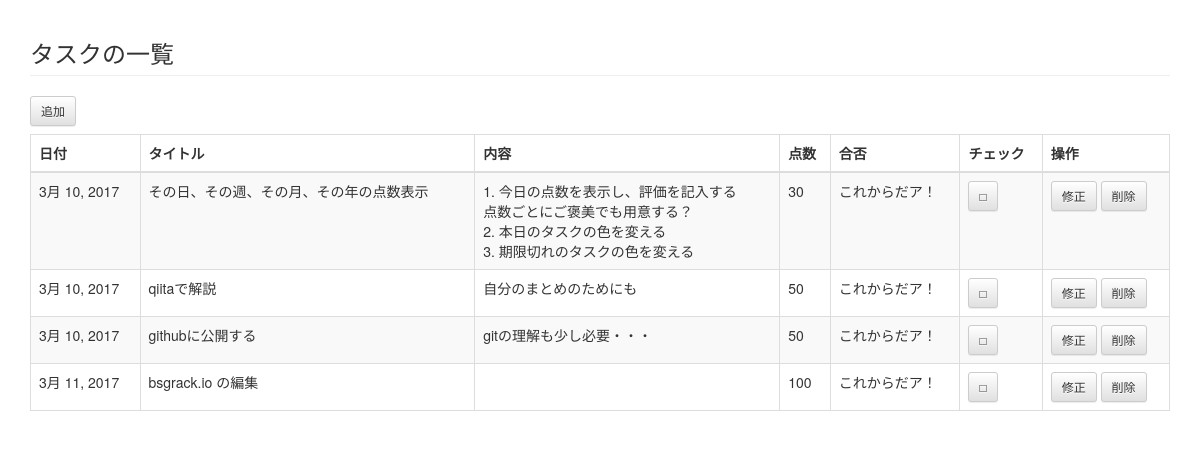
Before: / with the older database file.
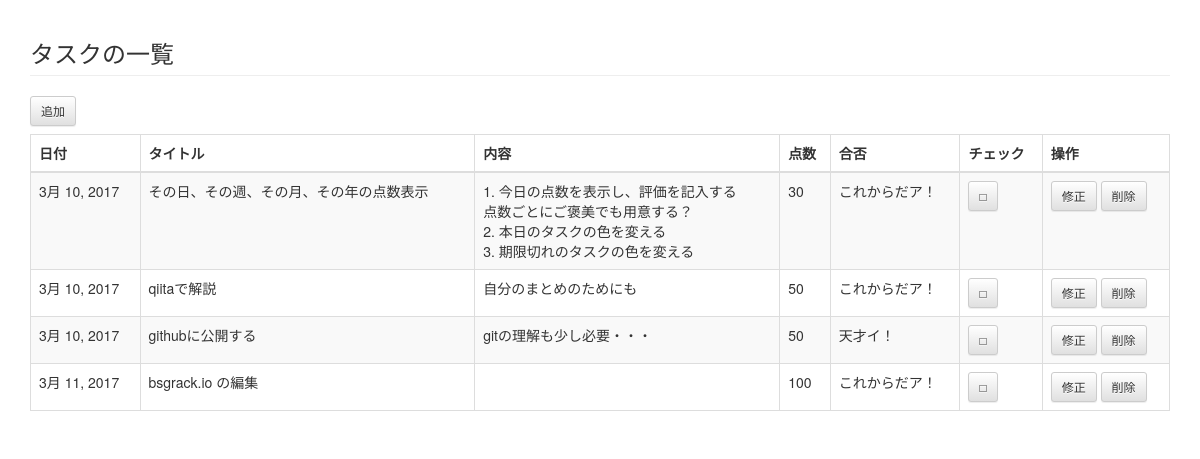
After: the same page with the newer database file.
### homehome/models.py (models this page shows, shortened)
class Task(models.Model):
    title= models.CharField(max_length=200)
    contents = models.TextField('タスク内容', blank=True)
    point = models.IntegerField('点数', default=0)
    pub_date = models.DateField('date published',default=timezone.now)
    is_completed = models.IntegerField(default=0)

### homehome/views.py (the view)
# urls.py: url(r'^$', views.task_list, name='task_list'),   # 一覧
def task_list(request):
    tasks = Task.objects.all().order_by('pub_date')
    context = {
        'tasks' : tasks
    }
    return render(request,
                  'homehome/task_list.html',
                  context)         # テンプレートに渡すデータ

### homehome/templates/homehome/task_list.html (shortened to what this page needs)
{% extends "base.html" %}
{% block content %}
    <h3 class="page-header">タスクの一覧</h3>
    <a href="{% url 'homehome:task_add' %}" class="btn btn-default btn-sm">追加</a>
    <table class="table table-striped table-bordered">
      <thead>
        <tr>
          <th>日付</th>
          <th>タイトル</th>
          <th>内容</th>
          <th>点数</th>
          <th>合否</th>
          <th>
            チェック
          </th>
          <th>操作</th>
        </tr>
      </thead>
      <tbody>
        {% for task in tasks %}
        <tr>
          <td>{{ task.pub_date }}</td>
          <td>{{ task.title }}</td>
          <td>{{ task.contents|linebreaksbr }}</td>
          <td>{{ task.point }}</td>
          {% if task.is_completed == 1 %}
          <td>天才イ！</td>
          {% else %}
          <td>これからだア！</td>
          {% endif %}
          <td>
            <a href="{% url 'homehome:task_comp_edit' task_id=task.id %}" class="btn btn-default btn-sm">□</a>
          </td>
          <td>
            <a href="{% url 'homehome:task_mod' task_id=task.id %}" class="btn btn-default btn-sm">修正</a>
            <a href="{% url 'homehome:task_del' task_id=task.id %}" class="btn btn-default btn-sm">削除</a>
          </td>
        </tr>
        {% endfor %}
      </tbody>
    </table>
{% endblock content %}

### homehome/templates/base.html (shortened to what this page needs)
{% load staticfiles %}
<!DOCTYPE html>
<html lang="{{ LANGUAGE_CODE|default:"en-us" }}">
<head>
<link href="{% static 'css/bootstrap.min.css' %}" rel="stylesheet">
<link href="{% static 'css/bootstrap-theme.min.css' %}" rel="stylesheet">
</head>
<body>
  <div class="container">
    {% block content %}{% endblock %}
  </div>
</body>
</html>

### homehome/templates/homehome/task_list.html (style rules this page uses)
table { margin-top: 8px; }

Changed rows visible on the page:
changed Task "githubに公開する": is_completed "これからだア！" → "天才イ！"
